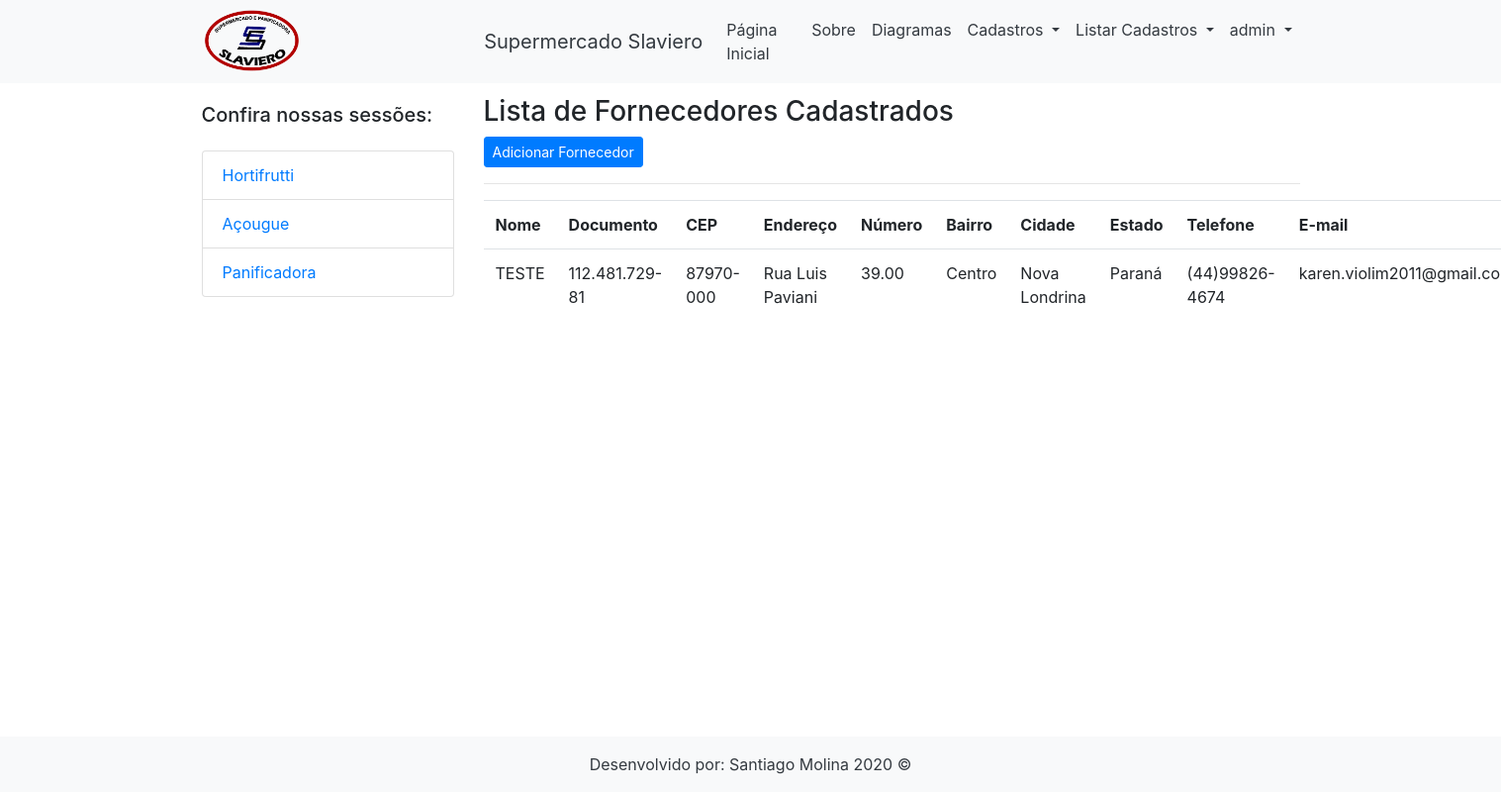
Before: /listar/fornecedor/ (signed in) with the older database file.
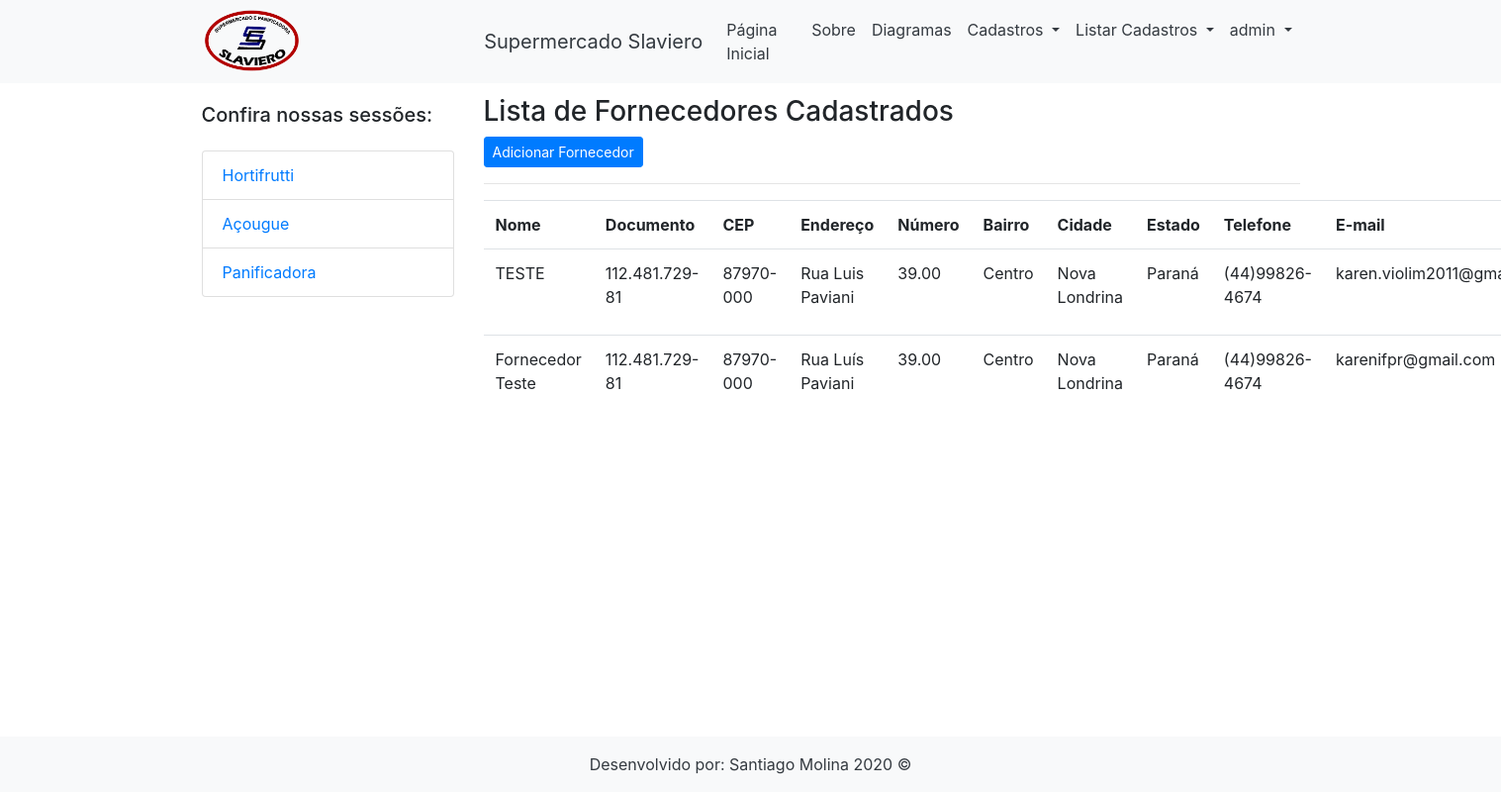
After: the same page with the newer database file.
### cadastros/models.py (models this page shows, shortened)
class Fornecedor(models.Model):
    nome = models.CharField(max_length=100)
    documento = models.CharField(max_length=30, verbose_name="CPF ou CNPJ", unique=True)
    cep = models.CharField(max_length=20)
    endereco = models.CharField(max_length=120)
    numero = models.DecimalField(decimal_places=2, max_digits=4)
    bairro = models.CharField(max_length=50)
    cidade = models.CharField(max_length=50)
    estado = models.CharField(max_length=50)
    telefone = models.CharField(max_length=20)
    email = models.CharField(max_length=200, null=True, blank=True)

### cadastros/views.py (the view)
# urls.py: path('listar/fornecedor/', FornecedorList.as_view(), name='listar-fornecedor'),
class FornecedorList(LoginRequiredMixin, ListView):
    login_url = reverse_lazy('login')
    model = Fornecedor
    template_name = 'cadastros/listas/fornecedor.html'

### cadastros/templates/cadastros/listas/fornecedor.html (shortened to what this page needs)
{% extends 'paginas/modelo.html' %}
{% load static %}
{% block slide %}
<p></p><br>
<h3>Lista de Fornecedores Cadastrados</h3>
<a href="{% url 'cadastrar-fornecedor' %}" class="btn btn-primary btn-sm">Adicionar Fornecedor</a>
<hr>
<div class="table responsive">
    <table class="table table striped">
        <tr>
            <th>Nome</th>
            <th>Documento</th>
            <th>CEP</th>
            <th>Endereço</th>
            <th>Número</th>
            <th>Bairro</th>
            <th>Cidade</th>
            <th>Estado</th>
            <th>Telefone</th>
            <th>E-mail</th>
        </tr>
        {% for fornecedor in object_list %}
        <tr>
            <td>{{ fornecedor.nome }}</td>
            <td>{{ fornecedor.documento }}</td>
            <td>{{ fornecedor.cep }}</td>
            <td>{{ fornecedor.endereco }}</td>
            <td>{{ fornecedor.numero }}</td>
            <td>{{ fornecedor.bairro }}</td>
            <td>{{ fornecedor.cidade }}</td>
            <td>{{ fornecedor.estado }}</td>
            <td>{{ fornecedor.telefone }}</td>
            <td>{{ fornecedor.email }}</td>
        </tr>
        {% empty %}
        <tr>
            <td colspan="3">Nenhum campo registrado.</td>
        </tr>
        {% endfor %}
    </table>
</div>
{% endblock %}

### paginas/templates/paginas/modelo.html (shortened to what this page needs)
{% load static %}
<!DOCTYPE html>
<html lang="pt-br">
<head>
    <link rel="stylesheet" href="{% static 'css/bootstrap.min.css' %}">
    <link rel="stylesheet" href="{% static 'css/font-awesome.min.css' %}">
    <link rel="stylesheet" href="{% static 'css/shop-homepage.css' %}">
</head>
<body>
    {% block cabecalho %}
    <nav class="navbar navbar-expand-lg navbar-dark bg-light fixed-top">
        <div class="container">
            <img src="{% static 'img/logo.png'%}" width="100">
            <a class="navbar-brand text-dark" href="{% url 'index' %}">
               &nbsp&nbsp&nbsp&nbsp&nbsp&nbsp&nbsp&nbsp&nbsp&nbsp&nbsp&nbsp&nbsp&nbsp&nbsp&nbsp&nbsp&nbsp&nbsp&nbsp&nbsp&nbsp&nbsp&nbsp&nbsp&nbsp&nbsp&nbsp&nbsp&nbsp&nbsp&nbsp
                Supermercado Slaviero</a>
            <div class="collapse navbar-collapse" id="navbarResponsive">
                <ul class="navbar-nav ml-auto">
                    <li class="nav-item active">
                        <a class="nav-link text-dark" href="{%url 'index'%}">Página Inicial
                        </a>
                    </li>
                    <li class="nav-item">
                        <a class="nav-link text-dark" href="{%url 'sobre'%}">Sobre</a>
                    </li>
                    <li class="nav-item">
                        <a class="nav-link text-dark" href="{%url 'diagramas'%}">Diagramas</a>
                    </li>
                    {% if request.user.is_authenticated %}
                    <li class="nav-item dropdown text-dark">
                        <a class="nav-link text-dark dropdown-toggle" href="#" id="navbarDropdownPortfolio" data-toggle="dropdown" aria-haspopup="true" aria-expanded="false">
                          Cadastros
                        </a>
                    </li>
                    {% endif %}
                    {% if request.user.is_authenticated %}
                    <li class="nav-item dropdown text-dark">
                        <a class="nav-link dropdown-toggle text-dark" href="#" id="navbarDropdownBlog" data-toggle="dropdown" aria-haspopup="true" aria-expanded="false">
                          Listar Cadastros
                        </a>
                    </li>
                    {% endif %}
                    {% if request.user.is_authenticated %}
                    <li class="nav-item dropdown text-dark">
                        <a class="nav-link dropdown-toggle text-dark" href="#" id="navbarDropdownBlog" data-toggle="dropdown" aria-haspopup="true" aria-expanded="false">
                          {{ request.user }}
                        </a>
                    </li>
                    {% else %}
                    <li class="nav-item">
                        <a class="nav-link text-dark" href="{%url 'login'%}">Login</a>
                    </li>
                    {% endif %}
                </ul>
            </div>
        </div>
    </nav>
    {% endblock %}
    <div class="container">
        <div class="row">
            {% block lateral1 %}
            <div class="col-lg-3">
                <br>
                <h5 class="my-4">Confira nossas sessões:</h5>
                <div class="list-group">
                    <a href="#" class="list-group-item">Hortifrutti</a>
                    <a href="#" class="list-group-item">Açougue</a>
                    <a href="#" class="list-group-item">Panificadora</a>
                </div>
            </div>
            {% endblock %}
            <div class="col-lg-9">
                {% block slide %}{% endblock %}
                <div class="row">
                </div>
            </div>
        </div>
    </div>
    {% block rodape %}
    <footer class="py-3 bg-light fixed-bottom">
        <div class="container">
            <p class="m-0 text-center text-dark">Desenvolvido por: Santiago Molina 2020 &copy;</p>
        </div>
    </footer>
    {% endblock %}
</body>
</html>

### static/css/shop-homepage.css (style rules this page uses)
body { padding-top: 56px; }

Changed rows visible on the page:
added Fornecedor: nome "Fornecedor Teste", documento "112.481.729-81", cep "87970-000", endereco "Rua Luís Paviani", numero "39.00", bairro "Centro", cidade "Nova Londrina", estado "Paraná", telefone "(44)99826-4674", email "karenifpr@gmail.com"
